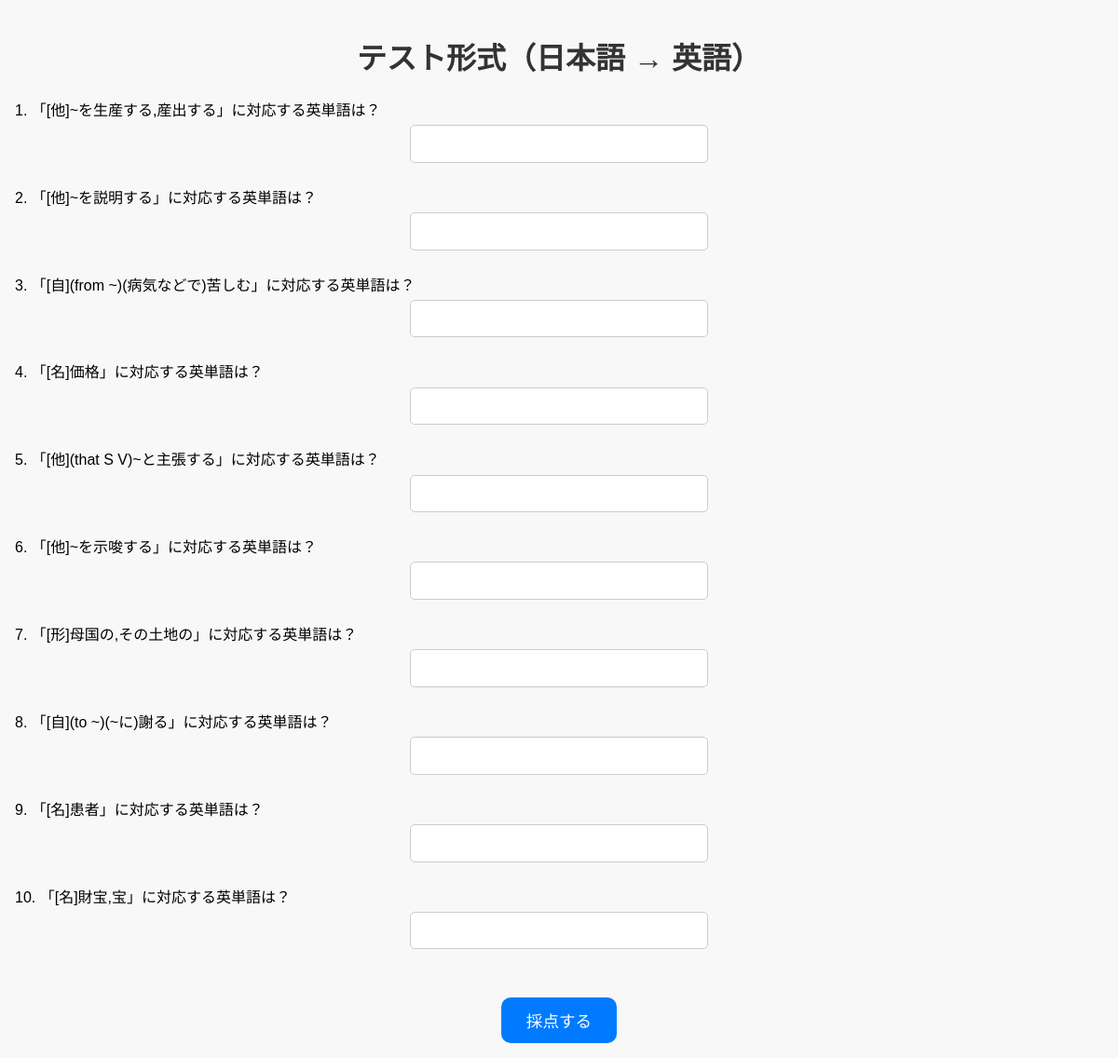
The page /test_j2e on the database its author committed.
### tables this page shows
CREATE TABLE words (number INTEGER PRIMARY KEY, word TEXT, meaning TEXT);

### app.py (the view)
@app.route('/test_j2e', methods=['GET', 'POST'])
def test_j2e():
    if request.method == 'POST':
        question_count = int(request.form['question_count'])
        score = 0  # 正解数をカウント
        results = []  # 各問題の採点結果を格納
        for i in range(question_count):
            user_answer = request.form.get(f'answer{i}', '').strip().lower()
            correct_answer = request.form.get(f'correct{i}', '').strip().lower()
            meaning = request.form.get(f'meaning{i}', '')
            is_correct = (user_answer == correct_answer)
            if is_correct:
                score += 1
            results.append({
                'meaning': meaning,
                'correct_answer': correct_answer,
                'user_answer': user_answer,
                'is_correct': is_correct
            })
        return render_template('test_result_j2e.html', results=results, score=score, total=question_count)
    else:
        start = int(request.args.get('start', 1))
        end = int(request.args.get('end', 100))
        count = int(request.args.get('count', 10))
        random_flag = request.args.get('random', 'yes')
        conn = sqlite3.connect('words.db')
        cursor = conn.cursor()
        cursor.execute("SELECT word, meaning FROM words WHERE number BETWEEN ? AND ?", (start, end))
        rows = cursor.fetchall()
        conn.close()
        if random_flag == 'yes':
            selected_rows = random.sample(rows, min(count, len(rows)))
        else:
            selected_rows = rows[:count]
        questions = [{'word': row[0], 'meaning': row[1]} for row in selected_rows]
        return render_template('test_j2e.html', questions=questions)

### templates/test_j2e.html (shortened to what this page needs)
<!DOCTYPE html>
<html lang="ja">
<head>
</head>
<body>
    <h1>テスト形式（日本語 → 英語）</h1>
    <form method="POST">
        {% for item in questions %}
            <div class="question-block">
                <label>{{ loop.index }}. 「{{ item.meaning }}」に対応する英単語は？</label><br>
                <input type="text" name="answer{{ loop.index0 }}" autocomplete="off">
            </div>
        {% endfor %}
        <div style="height: 1px; clear: both;"></div>
        <button type="submit">採点する</button>
    </form>
</body>
</html>

### templates/test_j2e.html (style rules this page uses)
body { font-family: sans-serif; padding: 1em; margin: 0; background-color: #f8f8f8; }
h1 { text-align: center; color: #333; }
form { margin-top: 1em; }
input[type="text"] { display: block; margin: 0.3em auto 0 auto; padding: 0.5em; font-size: 1.1em; width: 80%; max-width: 300px; border: 1px solid #ccc; border-radius: 5px; }
button { display: block; clear: both; margin: 1.5em auto 0 auto; padding: 0.7em 1.5em; font-size: 1.1em; background-color: #007BFF; color: white; border: none; border-radius: 10px; }
div.question-block { margin-bottom: 1.5em; }

### rows shown on the page
words: meaning "[他]~を生産する,産出する"
words: meaning "[他]~を説明する"
words: meaning "[自](from ~)(病気などで)苦しむ"
words: meaning "[名]価格"
words: meaning "[他](that S V)~と主張する"
words: meaning "[他]~を示唆する"
words: meaning "[形]母国の,その土地の"
words: meaning "[自](to ~)(~に)謝る"
words: meaning "[名]患者"
words: meaning "[名]財宝,宝"
